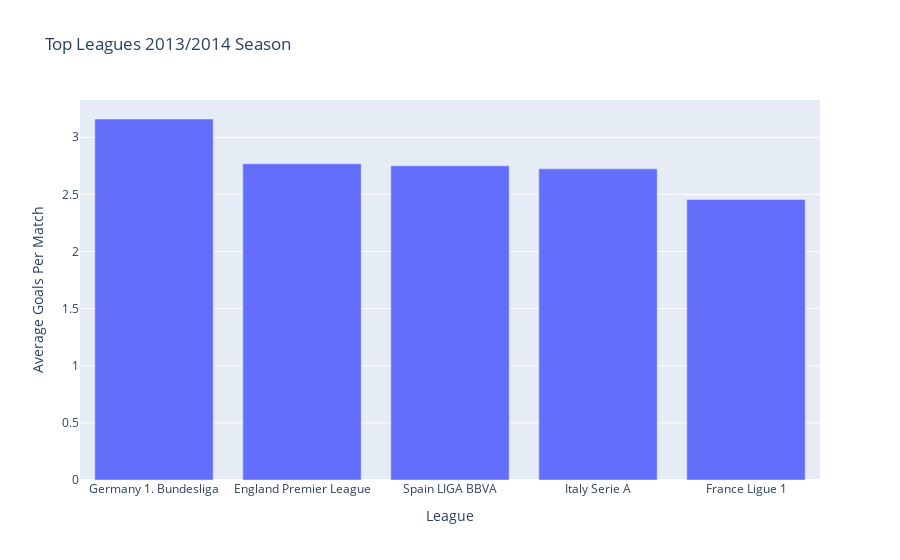

The notebook cell this image was saved under:
### Code cell
season_13_14 = season_13_14.sort_values(['avg_goals_per_match'], ascending=False)[['league_name','avg_goals_per_match','avg_home_goals','avg_away_goals']].copy()
fig = px.bar(season_13_14 , x='league_name' , y='avg_goals_per_match', title='Top Leagues 2013/2014 Season')
fig.update_xaxes(title_text='League')
fig.update_yaxes(title_text='Average Goals Per Match')

fig.show()

### Figure 1 — Plotly figure (JSON) as saved in the notebook; plotly's stock layout.template omitted (floating-point values rounded to 4 significant figures)
{"data": [{"alignmentgroup": "True", "hovertemplate": "league_name=%{x}<br>avg_goals_per_match=%{y}<extra></extra>", "legendgroup": "", "marker": {"color": "#636efa", "pattern": {"shape": ""}}, "name": "", "offsetgroup": "", "orientation": "v", "showlegend": false, "textposition": "auto", "type": "bar", "x": ["Germany 1. Bundesliga", "England Premier League", "Spain LIGA BBVA", "Italy Serie A", "France Ligue 1"], "xaxis": "x", "y": [3.16, 2.768, 2.75, 2.724, 2.455], "yaxis": "y"}], "layout": {"barmode": "relative", "legend": {"tracegroupgap": 0}, "title": {"text": "Top Leagues 2013/2014 Season"}, "xaxis": {"anchor": "y", "domain": [0, 1], "title": {"text": "League"}}, "yaxis": {"anchor": "x", "domain": [0, 1], "title": {"text": "Average Goals Per Match"}}}}
